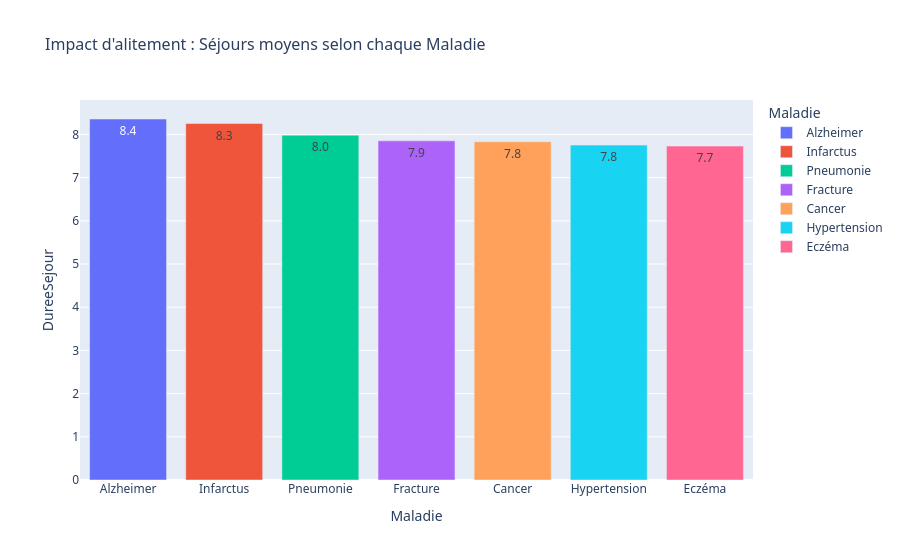

Notebook code cell kept with this figure:
### Markdown cell above
<div style="margin-top: 25px; margin-bottom: 15px; border-left: 5px solid #2980b9; background-color: #f4f7f6; padding: 12px 18px; border-radius: 0 6px 6px 0; box-shadow: 0 2px 4px rgba(0,0,0,0.02);">
    <h3 style="color: #2c3e50; margin: 0; font-family: 'Segoe UI', Tahoma, Geneva, Verdana, sans-serif; font-size: 1.15em; font-weight: 600;">8. Identifier les maladies associées aux séjours les plus longs.</h3>
</div>

### Code cell
duree_maladie_avg = analyser_groupes(df, 'Maladie', 'DureeSejour')
tracer_bar_chart(duree_maladie_avg, 'Maladie', 'DureeSejour', "Impact d'alitement : Séjours moyens selon chaque Maladie")

### Figure 1 — Plotly figure (JSON) as saved in the notebook; plotly's stock layout.template omitted (floating-point values rounded to 4 significant figures)
{"data": [{"hovertemplate": "Maladie=%{x}<br>DureeSejour=%{y}<extra></extra>", "legendgroup": "Alzheimer", "marker": {"color": "#636efa", "pattern": {"shape": ""}}, "name": "Alzheimer", "orientation": "v", "showlegend": true, "textposition": "auto", "texttemplate": "%{y:.2s}", "type": "bar", "x": ["Alzheimer"], "xaxis": "x", "y": [8.358], "yaxis": "y"}, {"hovertemplate": "Maladie=%{x}<br>DureeSejour=%{y}<extra></extra>", "legendgroup": "Infarctus", "marker": {"color": "#EF553B", "pattern": {"shape": ""}}, "name": "Infarctus", "orientation": "v", "showlegend": true, "textposition": "auto", "texttemplate": "%{y:.2s}", "type": "bar", "x": ["Infarctus"], "xaxis": "x", "y": [8.254], "yaxis": "y"}, {"hovertemplate": "Maladie=%{x}<br>DureeSejour=%{y}<extra></extra>", "legendgroup": "Pneumonie", "marker": {"color": "#00cc96", "pattern": {"shape": ""}}, "name": "Pneumonie", "orientation": "v", "showlegend": true, "textposition": "auto", "texttemplate": "%{y:.2s}", "type": "bar", "x": ["Pneumonie"], "xaxis": "x", "y": [7.984], "yaxis": "y"}, {"hovertemplate": "Maladie=%{x}<br>DureeSejour=%{y}<extra></extra>", "legendgroup": "Fracture", "marker": {"color": "#ab63fa", "pattern": {"shape": ""}}, "name": "Fracture", "orientation": "v", "showlegend": true, "textposition": "auto", "texttemplate": "%{y:.2s}", "type": "bar", "x": ["Fracture"], "xaxis": "x", "y": [7.852], "yaxis": "y"}, {"hovertemplate": "Maladie=%{x}<br>DureeSejour=%{y}<extra></extra>", "legendgroup": "Cancer", "marker": {"color": "#FFA15A", "pattern": {"shape": ""}}, "name": "Cancer", "orientation": "v", "showlegend": true, "textposition": "auto", "texttemplate": "%{y:.2s}", "type": "bar", "x": ["Cancer"], "xaxis": "x", "y": [7.831], "yaxis": "y"}, {"hovertemplate": "Maladie=%{x}<br>DureeSejour=%{y}<extra></extra>", "legendgroup": "Hypertension", "marker": {"color": "#19d3f3", "pattern": {"shape": ""}}, "name": "Hypertension", "orientation": "v", "showlegend": true, "textposition": "auto", "texttemplate": "%{y:.2s}", "type": "bar", "x": ["Hypertension"], "xaxis": "x", "y": [7.754], "yaxis": "y"}, {"hovertemplate": "Maladie=%{x}<br>DureeSejour=%{y}<extra></extra>", "legendgroup": "Eczéma", "marker": {"color": "#FF6692", "pattern": {"shape": ""}}, "name": "Eczéma", "orientation": "v", "showlegend": true, "textposition": "auto", "texttemplate": "%{y:.2s}", "type": "bar", "x": ["Eczéma"], "xaxis": "x", "y": [7.73], "yaxis": "y"}], "layout": {"barmode": "relative", "font": {"family": "Segoe UI"}, "legend": {"title": {"text": "Maladie"}, "tracegroupgap": 0}, "title": {"font": {"size": 16}, "text": "Impact d'alitement : Séjours moyens selon chaque Maladie"}, "xaxis": {"anchor": "y", "categoryarray": ["Alzheimer", "Infarctus", "Pneumonie", "Fracture", "Cancer", "Hypertension", "Eczéma"], "categoryorder": "array", "domain": [0, 1], "title": {"font": {"family": "Segoe UI"}, "text": "Maladie"}}, "yaxis": {"anchor": "x", "domain": [0, 1], "title": {"font": {"family": "Segoe UI"}, "text": "DureeSejour"}}}}
